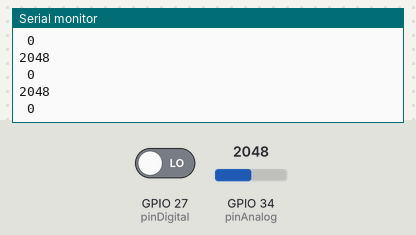
The sketch below on a simulated ESP32. Shown: the last lines printed to the serial monitor. The test bench sets the inputs (shaded band); at power-on: GPIO 34 (pinAnalog) = 2048, GPIO 27 (pinDigital) LOW.

Above: at 1.2 s.
1.3 s: GPIO 34 (pinAnalog) set to 2866
At 1.56 s:
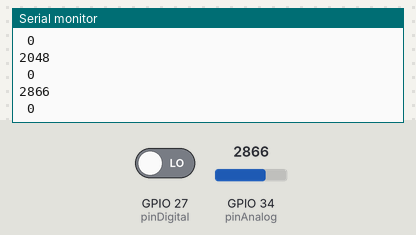
2.8 s: GPIO 27 (pinDigital) driven HIGH
At 2.96 s:
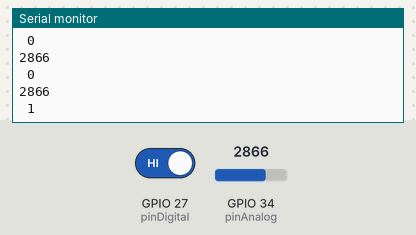
4.3 s: GPIO 34 (pinAnalog) set to 3603
At 4.36 s:
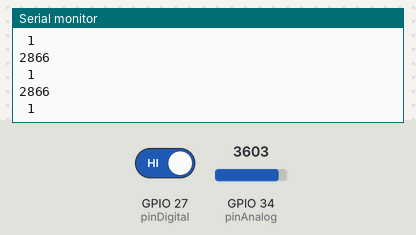
Timing chart, 0 to 7.3 s (numbered marks = the images above; inputs shaded):
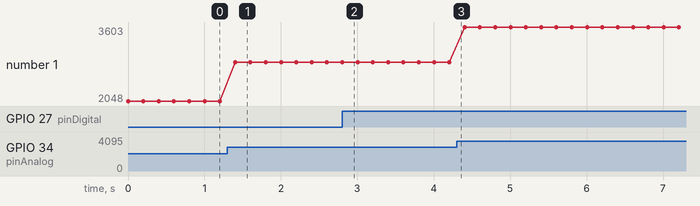

The sketch:

sensorSonido.ino
```cpp
// Pines del ESP32
const int pinAnalog = 34;   // AO del KY-038
const int pinDigital = 27;  // DO del KY-038

void setup() {
  Serial.begin(115200);
  pinMode(pinDigital, INPUT);
}

void loop() {
  // Leer salida analógica (nivel de sonido)
  int soundLevel = analogRead(pinAnalog);

  // Leer salida digital (1 si supera umbral)
  int soundDetected = digitalRead(pinDigital);

  // Mostrar en monitor serie
  Serial.println(soundLevel);
  Serial.print(" ");
  Serial.println(soundDetected);

  delay(200);  // pequeño retardo para no saturar
}
```

Measured:
- after the input at 1.3 s, the serial monitor: prints a new line after 0.10 s (image 1)
- after the input at 2.8 s, the serial monitor: prints a new line at once (image 2)
- plotted number 1: 2048 → 2866 after the input at 1.3 s, 2866 → 3603 after the input at 4.3 s
